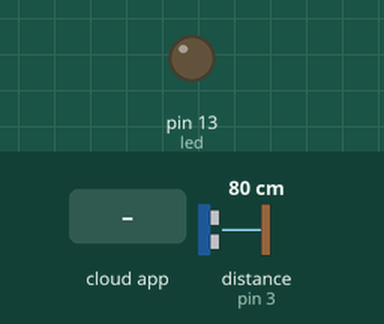
This sketch was run on a simulated Arduino Uno, built with avr-gcc and run on an emulated ATmega328P. Parts: output pins drawn as LEDs (lit = HIGH). Inputs (shaded band) come from the test bench; at power-on: distance to the obstacle (sensor on pin 3) 80 cm. The echo pulse lasts 58.3 µs per cm; the ROS host is connected and sends only what is stated.

Above: at 1.2 s.
1.3 s: the phone or cloud app sets toggle_led to 0
At 2.2 s:
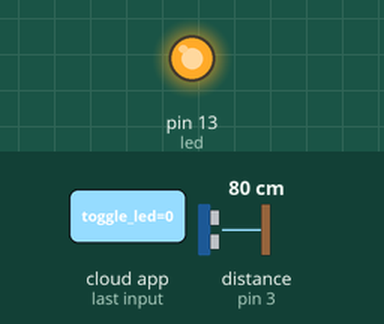
2.8 s: the phone or cloud app sets toggle_led to 1
At 3.6 s:
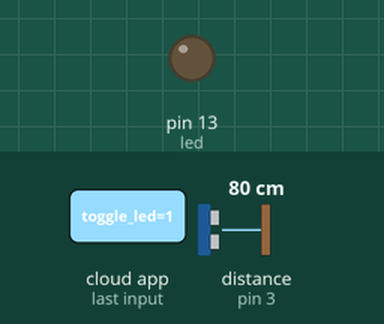
Timing chart, 0 to 5.8 s (numbered marks = the images above; inputs shaded):
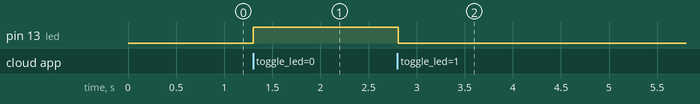

Measured:
- after the input at 1.3 s, pin 13 (led): LOW → HIGH at once
- after the input at 2.8 s, pin 13 (led): HIGH → LOW at once

The sketch:

sketch_feb14a.ino
```cpp
/*
 * rosserial PubSub Example
 * Prints "hello world!" and toggles led
 */

#include <ros.h>
#include <std_msgs/Float32.h>
#include <std_msgs/Empty.h>
#include <NewPing.h>

#define TRIGGER_PIN  4  // Arduino pin tied to trigger pin on the ultrasonic sensor.
#define ECHO_PIN     3  // Arduino pin tied to echo pin on the ultrasonic sensor.
#define MAX_DISTANCE 200 // Maximum distance we want to ping for (in centimeters). Maximum sensor distance is rated at 400-500cm.

NewPing sonar(TRIGGER_PIN, ECHO_PIN, MAX_DISTANCE); // NewPing setup of pins and maximum distance.

ros::NodeHandle  nh;


void messageCb( const std_msgs::Empty& toggle_msg)
{
  digitalWrite(13, HIGH-digitalRead(13));   // blink the led
}

ros::Subscriber<std_msgs::Empty> sub("toggle_led", messageCb );


std_msgs::Float32 str_msg;
ros::Publisher chatter("chatter", &str_msg);

//char hello[13] = "hello world!";

void setup()
{
  pinMode(13, OUTPUT);
  nh.initNode();
  nh.advertise(chatter);
  nh.subscribe(sub);
}

void loop()
{
  str_msg.data = sonar.ping_cm();
  chatter.publish( &str_msg );
  nh.spinOnce();
  delay(10);
}
```
